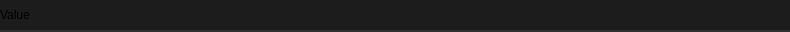
<?xml version="1.0" encoding="UTF-8"?>
<ui version="4.0">
 <class>Widget</class>
 <widget class="QWidget" name="Widget">
  <property name="geometry">
   <rect>
    <x>0</x>
    <y>0</y>
    <width>790</width>
    <height>32</height>
   </rect>
  </property>
  <property name="minimumSize">
   <size>
    <width>0</width>
    <height>0</height>
   </size>
  </property>
  <property name="maximumSize">
   <size>
    <width>16777215</width>
    <height>97</height>
   </size>
  </property>
  <property name="windowTitle">
   <string>Form</string>
  </property>
  <property name="styleSheet">
   <string notr="true">.QWidget {
    font: 580 10pt &quot;Segoe UI&quot;;
    border: 2px solid black;
    border-radius: 0px;
    border-left: 0px;
    border-right: 0px;
	border-top: 0px;
    border-color: rgba(50, 50, 50, 255);
    padding: 8px;
    padding-left: 6px;
    padding-right: 6px;
    color: #E3E3E3;
    background-color: #1C1C1C;
}

.QWidget::hover {
}
.QWidget::selected {
    background-color: #414956;
}</string>
  </property>
  <layout class="QVBoxLayout" name="verticalLayout">
   <property name="spacing">
    <number>0</number>
   </property>
   <property name="leftMargin">
    <number>0</number>
   </property>
   <property name="topMargin">
    <number>0</number>
   </property>
   <property name="rightMargin">
    <number>0</number>
   </property>
   <property name="bottomMargin">
    <number>0</number>
   </property>
   <item>
    <widget class="QFrame" name="frame">
     <property name="maximumSize">
      <size>
       <width>16777215</width>
       <height>32</height>
      </size>
     </property>
     <property name="styleSheet">
      <string notr="true">.QFrame {
    font: 580 10pt &quot;Segoe UI&quot;;
    border: 2px solid black;
    border-radius: 0px;
    border-left: 0px;
    border-right: 0px;
	border-top: 0px;
    border-color: rgba(50, 50, 50, 255);
    color: #E3E3E3;
    background-color: #1C1C1C;
}

.QFrame::hover {
}
.QFrame::selected {
    background-color: #414956;
}</string>
     </property>
     <property name="frameShape">
      <enum>QFrame::StyledPanel</enum>
     </property>
     <property name="frameShadow">
      <enum>QFrame::Raised</enum>
     </property>
     <property name="lineWidth">
      <number>0</number>
     </property>
     <layout class="QHBoxLayout" name="horizontalLayout_2">
      <property name="spacing">
       <number>16</number>
      </property>
      <property name="leftMargin">
       <number>0</number>
      </property>
      <property name="topMargin">
       <number>0</number>
      </property>
      <property name="rightMargin">
       <number>0</number>
      </property>
      <property name="bottomMargin">
       <number>0</number>
      </property>
      <item>
       <widget class="QLabel" name="label">
        <property name="styleSheet">
         <string notr="true">border:0px;
background-color: rgba(255, 255, 255, 0);
font: 8pt &quot;Segoe UI&quot;;

</string>
        </property>
        <property name="text">
         <string>Value</string>
        </property>
       </widget>
      </item>
      <item>
       <widget class="QLineEdit" name="value">
        <property name="styleSheet">
         <string notr="true">QLineEdit {
    border: 0px solid #CCCCCC;
    border-color: rgba(80, 80, 80, 255);
    border-radius: 2px;
    padding: 2px;
    color: #E3E3E3;
background-color: #1C1C1C;

}
</string>
        </property>
       </widget>
      </item>
     </layout>
    </widget>
   </item>
  </layout>
 </widget>
 <resources/>
 <connections/>
</ui>
